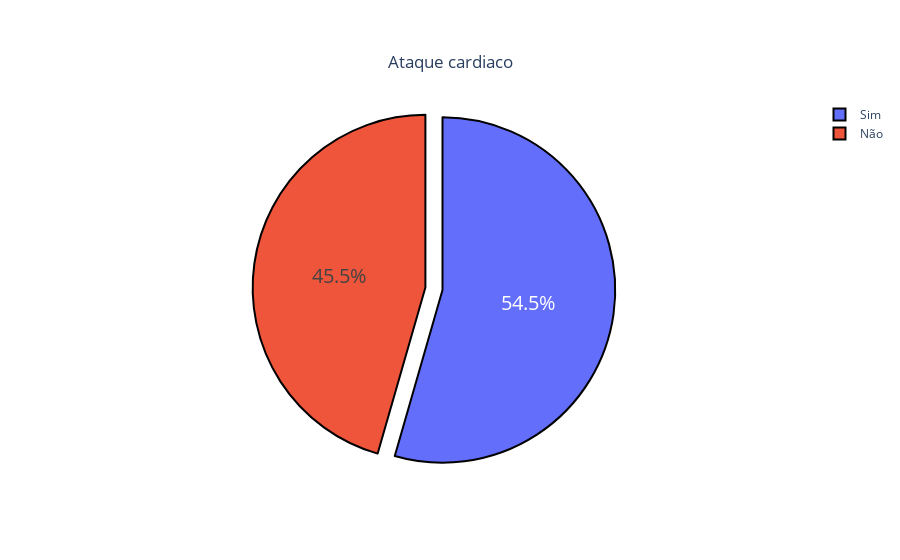

This figure's notebook cell:
### Code cell
fig = go.Figure(data=[go.Pie(labels=['Sim','Não'],
                             values=df['output'].value_counts()[0:5].values,
                             pull=[0, 0.1])])

fig.update_traces(hoverinfo='label', textinfo='percent', textfont_size=20,textposition ='auto',
                  marker=dict(line=dict(color='black', width=2)))

fig.update_layout(title=dict(text='Ataque cardiaco',
                               y=0.9,x=0.5,xanchor= 'center',yanchor= 'top'),
                               xaxis = dict(title='idade'),
                               yaxis =dict(title='fc max'),template='plotly_white')

iplot(fig)

### Figure 1 — Plotly figure (JSON) as saved in the notebook; plotly's stock layout.template omitted (floating-point values rounded to 4 significant figures)
{"data": [{"hoverinfo": "label", "labels": ["Sim", "Não"], "marker": {"line": {"color": "black", "width": 2}}, "pull": [0, 0.1], "textfont": {"size": 20}, "textinfo": "percent", "textposition": "auto", "type": "pie", "values": [165, 138]}], "layout": {"title": {"text": "Ataque cardiaco", "x": 0.5, "xanchor": "center", "y": 0.9, "yanchor": "top"}, "xaxis": {"title": {"text": "idade"}}, "yaxis": {"title": {"text": "fc max"}}}}
